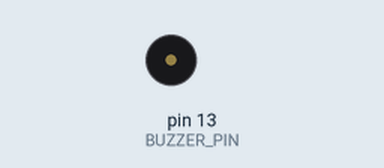
Recording of a sketch running on a simulated Arduino Uno, built with avr-gcc and run on an emulated ATmega328P. Shown: buzzer (waves = sounding).

Above: at 0.41 s.
At 3.7 s:
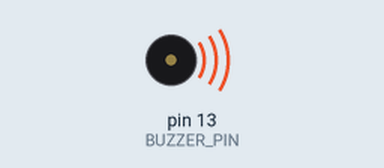
Timing chart, 0 to 5.3 s (numbered marks = the images above):
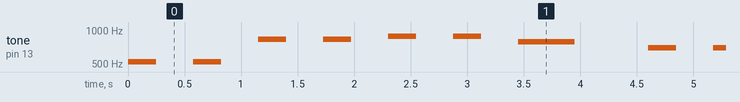

The sketch:

littleStar.ino
```cpp
// https://github.com/lbernstone/Tone32
#include <Tone32.h>

#define BUZZER_PIN 13
#define BUZZER_CHANNEL 0
// The melody array
int melody[] = {
  NOTE_C5, NOTE_C5, NOTE_GS5, NOTE_GS5, NOTE_A5, NOTE_A5,
  NOTE_G5, NOTE_F5, NOTE_F5, NOTE_E5, NOTE_E5, NOTE_D5,
  NOTE_D5, NOTE_C5, NOTE_G5, NOTE_G5, NOTE_F5, NOTE_F5,
  NOTE_E5, NOTE_E5, NOTE_D5, NOTE_G5, NOTE_G5, NOTE_F5,
  NOTE_F5, NOTE_E5, NOTE_E5, NOTE_D5, NOTE_C5, NOTE_C5,
  NOTE_GS5, NOTE_GS5, NOTE_A5, NOTE_A5,NOTE_G5, NOTE_F5,
  NOTE_F5, NOTE_E5, NOTE_E5, NOTE_D5, NOTE_D5, NOTE_C5,
};

// The note duration, 8 = 8th note, 4 = quarter note, etc.
int durations[] = {
  4, 4, 4, 4, 4, 4,
  2, 4, 4, 4, 4, 4,
  4, 2, 4, 4, 4, 4,
  4, 4, 2, 4, 4, 4,
  4, 4, 4, 2, 4, 4,
  4, 4, 4, 4, 2, 4,
  4, 4, 4, 4, 4, 2,
};
int songLength = sizeof(melody)/sizeof(melody[0]);
void setup() {}

void loop() {
   for (int thisNote = 0; thisNote < songLength; thisNote++){
    // determine the duration of the notes that the computer understands
    // divide 1000 by the value, so the first note lasts for 1000/8 milliseconds
    int duration = 1000/ durations[thisNote];
    tone(BUZZER_PIN, melody[thisNote], duration, BUZZER_CHANNEL);
    // pause between notes
    int pause = duration * 1.3;
    delay(pause);
    // stop the tone
    noTone(BUZZER_PIN, BUZZER_CHANNEL);
  }
}
```

Measured:
- by itself, tone on pin 13 (BUZZER_PIN): plays 523 Hz for 0.25 s, 523 Hz for 0.25 s, 831 Hz for 0.25 s, 831 Hz for 0.25 s, 880 Hz for 0.25 s, 880 Hz for 0.25 s … (199 notes in this stretch)
